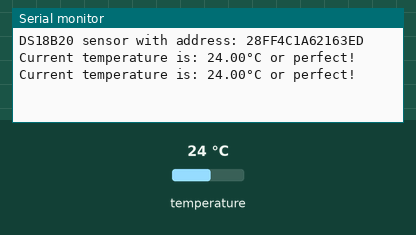
This program was run on a simulated ESP8266 (Wemos D1 mini). Shown: the last lines printed to the serial monitor. Inputs (shaded band) come from the test bench; at power-on: temperature 24 °C.

Above: at 7.3 s.
7.4 s: temperature set to 12 °C
At 13.2 s:
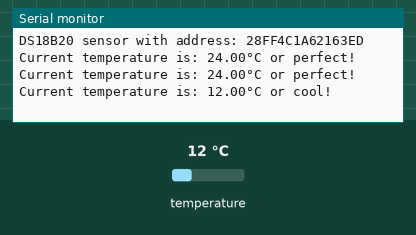
19.3 s: temperature set to 28 °C
At 25.2 s:
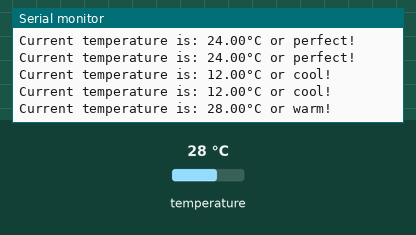
31.1 s: temperature set to 33 °C
At 35.9 s:
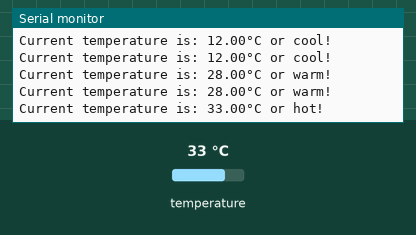
42.7 s: temperature set to 41 °C
At 47.9 s:
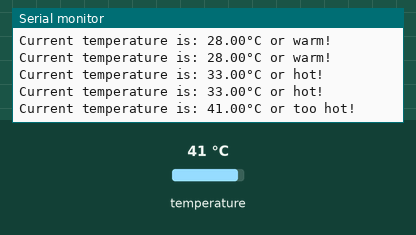
54.3 s: temperature set to 7 °C
At 59.9 s:
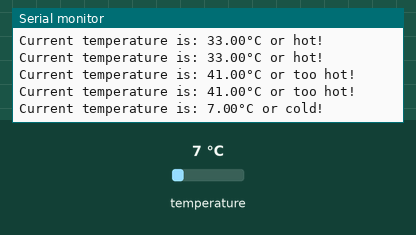

The program:

main.cpp
```cpp
/**
  I, Alec Pasion, 000811377 certify that this material is my original work. No other person's work has been used
  without due acknowledgement.
**/

// library for Arduino framework
#include <Arduino.h>
// 1-Wire sensor communication libary
#include <OneWire.h>
// DS18B20 sensor library
#include <DallasTemperature.h>

// Pin that the  DS18B20 is connected to
const int oneWireBus = D3;

// Setup a oneWire instance to communicate with any OneWire devices
OneWire oneWire(oneWireBus);

// Pass our oneWire reference to Dallas Temperature sensor
DallasTemperature DS18B20(&oneWire);
DeviceAddress deviceAddress;
boolean sensorFound = false;
boolean disMsgShown = false;
void setup() {
  // configure the USB serial monitor
  Serial.begin(115200);
  if(DS18B20.getAddress(deviceAddress,0)){
    sensorFound = true;
    Serial.print("\nDS18B20 sensor with address: ");

    for (uint8_t i = 0; i < 8; i++) {
      Serial.print(deviceAddress[i],HEX);
    }

    // Start the DS18B20 sensor
    Serial.println(" \n");
    DS18B20.begin();
  }else{
    Serial.println("\nNo DS18B20 sensors found.");
  }
}

void loop() {
  if(!DS18B20.getAddress(deviceAddress,0)){
    sensorFound = false;
    if(!disMsgShown){
      Serial.println("Sensor Disconnected");
      disMsgShown = true;
    }
  }else{
    sensorFound = true;
    if(disMsgShown){
      Serial.println("Sensor Reconnected");
      disMsgShown = false;
    }
  }
  if(sensorFound){
    float fTemp;
    // ask DS18B20 for the current temperature
    DS18B20.requestTemperatures();
    // fetch the temperature.  We only have 1 sensor, so the index is 0.
    fTemp = DS18B20.getTempCByIndex(0);
    String statement = "";
    if(fTemp < 10){
      statement = "cold!";
    }else if (fTemp <15 && fTemp >= 10)
    {
      statement = "cool!";
    }else if (fTemp <25 && fTemp >=15)
    {
      statement = "perfect!";
    }else if (fTemp <30 && fTemp >=25)
    {
      statement = "warm!";
    }else if (fTemp <35 && fTemp >= 30)
    {
      statement = "hot!";
    }else {
      statement = "too hot!";
    }
    Serial.println("Current temperature is: " + String(fTemp) + "°C or " +statement);
    // wait 5s (5000ms) before doing this again
    delay(5000);
  }
}
```

Measured:
- after the input at 7.4 s, the serial monitor: prints a new line after 5.0 s (image 1)
- after the input at 19.3 s, the serial monitor: prints a new line after 4.6 s (image 2)
- after the input at 31.1 s, the serial monitor: prints a new line after 4.4 s (image 3)
- after the input at 42.7 s, the serial monitor: prints a new line after 4.3 s (image 4)
- after the input at 54.3 s, the serial monitor: prints a new line after 4.3 s (image 5)
